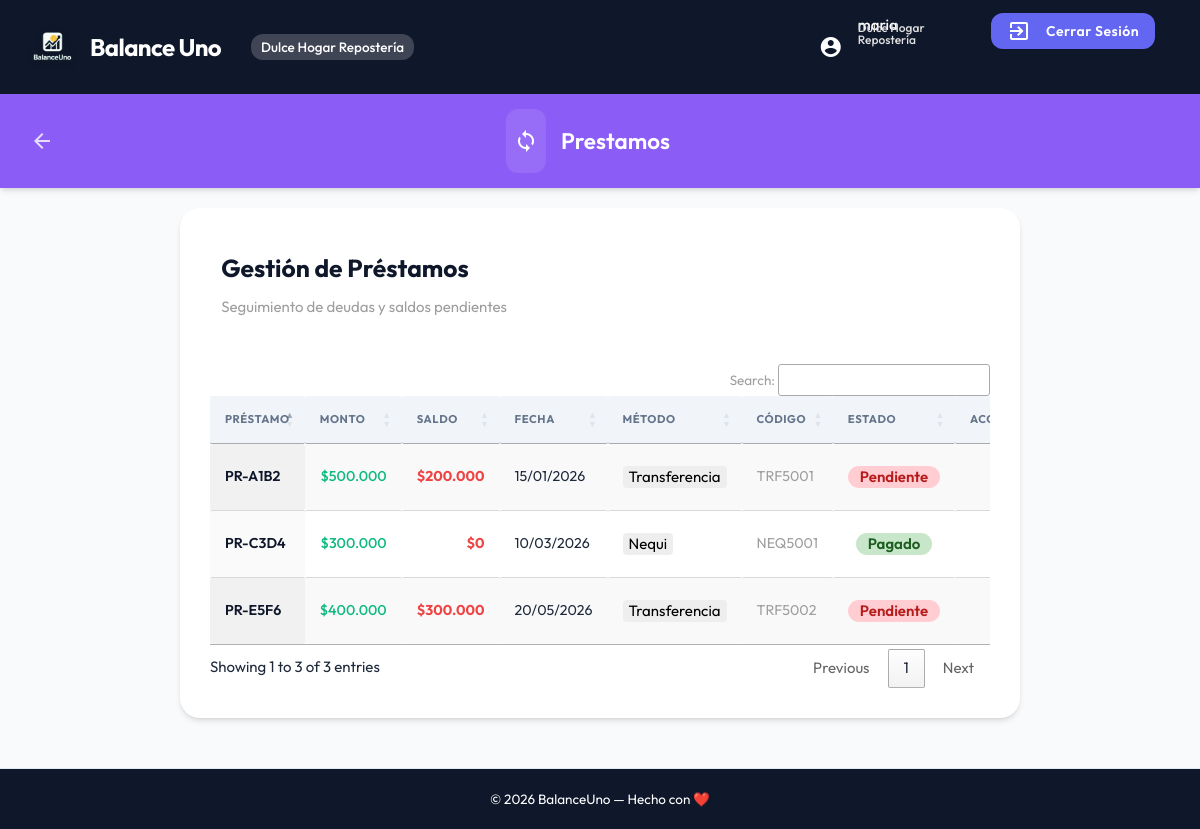
Screenshot of /public/index.php?action=loans (signed in) with the database file from the repository.
### tables this page shows
CREATE TABLE loans (
  id INT AUTO_INCREMENT PRIMARY KEY,
  company_id INT NOT NULL,
  date DATE NOT NULL,
  loan VARCHAR(50) NOT NULL,
  amount DECIMAL(12, 2) NOT NULL,
  payment_method ENUM('Efectivo', 'Nequi', 'Transferencia') NOT NULL,
  code VARCHAR(50) DEFAULT NULL,
  status ENUM('Pendiente', 'Pagado') DEFAULT 'Pendiente',
  created_at TIMESTAMP DEFAULT CURRENT_TIMESTAMP,
  updated_at TIMESTAMP DEFAULT CURRENT_TIMESTAMP ON UPDATE CURRENT_TIMESTAMP,
  deleted_at TIMESTAMP NULL DEFAULT NULL,
  FOREIGN KEY (company_id) REFERENCES companies(id),
  UNIQUE KEY uk_company_loan (company_id, loan),
  INDEX idx_company_deleted (company_id, deleted_at)
);

### app/controllers/LoansController.php (called while the page is built, shortened)
<?php
class LoansController
{
    private $model;
    public function __construct($db)
    {
        $this->model = new Loan($db);
    }
    public function index()
    {
        $loans = $this->model->getAll();
        include __DIR__ . '/../../views/loans.php';
    }
}

### app/Router.php (called while the page is built, shortened)
<?php
class Router
{
    private $db;
    public function __construct()
    {
        $this->db = Database::getConnection();
    }
    public function handleRequest($action)
    {
        $route = $this->routes[$action];
        $methodName = $route['method'];
        $controller = new $controllerName($this->db);
        $args = [];
        try {
            call_user_func_array([$controller, $methodName], $args);
        } catch (\Exception $e) {
            $this->handleError($e->getMessage());
        }
    }
}

### public/index.php (called while the page is built, shortened)
<?php
$router = new Router();
$action = $_GET['action'] ?? 'dashboard';
$router->handleRequest($action);

### app/models/BaseModel.php (called while the page is built, shortened)
<?php
class BaseModel
{
    protected ?int $companyId;
    public function __construct($db, $table)
    {
        $this->db = $db;
        $this->companyId = $_SESSION['company_id'] ?? null;
    }
    protected function getCompanyId(): int
    {
        return $this->companyId;
    }
}

### app/models/Loan.php (called while the page is built, shortened)
<?php
class Loan extends BaseModel
{
    public function getAll()
    {
        $stmt = $this->db->prepare("SELECT l.id, l.loan, l.amount, l.date, l.payment_method, l.code, l.status,
               COALESCE(SUM(e.amount), 0) AS pagado,
               (l.amount - COALESCE(SUM(e.amount),0)) AS saldo
        FROM loans l
        LEFT JOIN expenses e
               ON l.id = e.loan_id AND e.deleted_at IS NULL AND e.company_id = :company_id2
        WHERE l.deleted_at IS NULL AND l.company_id = :company_id
        GROUP BY l.id, l.loan, l.amount, l.payment_method, l.code, l.status
        ORDER BY l.created_at DESC;");
        $stmt->execute([
            ':company_id' => $this->getCompanyId(),
            ':company_id2' => $this->getCompanyId()
        ]);
        return $stmt->fetchAll(PDO::FETCH_ASSOC);
    }
}

### views/loans.php (the view, shortened to what this page needs)
<?php
include __DIR__ . '/partials/header.php';
include __DIR__ . '/partials/navbar.php';
?>
<section id="main" class="container">
    <div class="dashboard-box">
        <div class="row" style="margin-bottom: 30px;">
            <div class="col s12 m6">
                <h5 style="font-weight: 700; color: var(--primary);">Gestión de Préstamos</h5>
                <p class="grey-text">Seguimiento de deudas y saldos pendientes</p>
            </div>
        </div>
        <table id="loansTable" class="highlight display nowrap" style="width:100%">
            <thead>
                <tr>
                    <th>Préstamo</th>
                    <th class="right-align">Monto</th>
                    <th class="right-align">Saldo</th>
                    <th>Fecha</th>
                    <th>Método</th>
                    <th>Código</th>
                    <th class="center-align">Estado</th>
                    <th class="center-align">Acciones</th>
                </tr>
            </thead>
            <tbody>
                <?php foreach ($loans as $loan): ?>
                    <tr>
                        <td style="font-weight: 600; color: var(--primary);"><?= htmlspecialchars($loan['loan']) ?></td>
                        <td class="right-align accent-color-text" style="font-weight: 500;">
                            $<?= number_format($loan['amount'], 0, ",", ".") ?>
                        </td>
                        <td class="right-align error-color-text" style="font-weight: 700;">
                            $<?= number_format($loan['saldo'], 0, ",", ".") ?>
                        </td>
                        <td><?= date('d/m/Y', strtotime($loan['date'])) ?></td>
                        <td>
                            <span class="badge grey lighten-3 black-text" style="float: none; border-radius: 4px;">
                                <?= htmlspecialchars($loan['payment_method']) ?>
                            </span>
                        </td>
                        <td class="grey-text"><?= $loan['payment_method'] === 'Efectivo' ? '-' : htmlspecialchars($loan['code']) ?></td>
                        <td class="center-align">
                            <?php if ($loan['status'] === 'Pendiente'): ?>
                                <span class="badge red lighten-4 red-text text-darken-4" style="float: none; border-radius: 20px; padding: 0 12px; font-weight: 600;">Pendiente</span>
                            <?php else: ?>
                                <span class="badge green lighten-4 green-text text-darken-4" style="float: none; border-radius: 20px; padding: 0 12px; font-weight: 600;">Pagado</span>
                            <?php endif; ?>
                        </td>
                        <td class="center-align">
                            <a href="#modalLoanHistory" class="btn-flat waves-effect modal-trigger btn-view-history" style="color: var(--loans);"
                                data-id="<?= $loan['id'] ?>"
                                data-loan="<?= htmlspecialchars($loan['loan']) ?>">
                            </a>
                        </td>
                    </tr>
                <?php endforeach; ?>
            </tbody>
        </table>
    </div>
</section>
<?php
include __DIR__ . '/partials/footer.php';
include __DIR__ . '/partials/scripts.php';
?>

### public/css/custom.css (style rules this page uses)
:root { --primary: #0f172a; --primary-light: #1e293b; --secondary: #6366f1; --accent: #10b981; --error: #ef4444; --warning: #f59e0b; --info: #3b82f6; --loans: #8b5cf6; --bg-app: #f8fafc; --text-main: #1e293b; --text-muted: #64748b; --white: #ffffff; --shadow-sm: 0 1px 2px 0 rgb(0 0 0 / 0.05); --shadow-md: 0 4px 6px -1px rgb(0 0 0 / 0.1), 0 2px 4px -2px rgb(0 0 0 / 0.1); --shadow-lg: 0 10px 15px -3px rgb(0 0 0 / 0.1), 0 4px 6px -4px rgb(0 0 0 / 0.1); --transition: all 0.3s cubic-bezier(0.4, 0, 0.2, 1); }
body { font-family: "Outfit", sans-serif; }
html, body { margin: 0; padding: 0; width: 100%; height: 100%; background-color: var(--bg-app); color: var(--text-main); }
body.container { width: 100%; max-width: none !important; display: flex; flex-direction: column; min-height: 100vh; }
#main { flex: 1; padding: 20px 0; }
.dashboard-box { background: var(--white); border-radius: 20px; padding: 30px; margin-bottom: 30px; box-shadow: var(--shadow-md); }
thead { background: #f1f5f9; }
th { text-transform: uppercase; font-size: 0.75rem; letter-spacing: 0.05em; color: var(--text-muted); padding: 15px !important; }
td { padding: 15px !important; font-size: 0.95rem; }
.error-color-text { color: var(--error) !important; }
.accent-color-text { color: var(--accent) !important; }
.dashboard-box { overflow-x: hidden; }

### rows the page displays
loans: loan "PR-E5F6", amount "400.000", saldo "300.000", date "20/05/2026", payment_method "Transferencia", code "TRF5002", status "Pendiente"
loans: loan "PR-C3D4", amount "300.000", saldo "0", date "10/03/2026", payment_method "Nequi", code "NEQ5001", status "Pagado"
loans: loan "PR-A1B2", amount "500.000", saldo "200.000", date "15/01/2026", payment_method "Transferencia", code "TRF5001", status "Pendiente"

### other values shown
$_SESSION['company_name'] "Dulce Hogar Repostería"
$_SESSION['username'] "maria"
$pageTitle "Prestamos"
